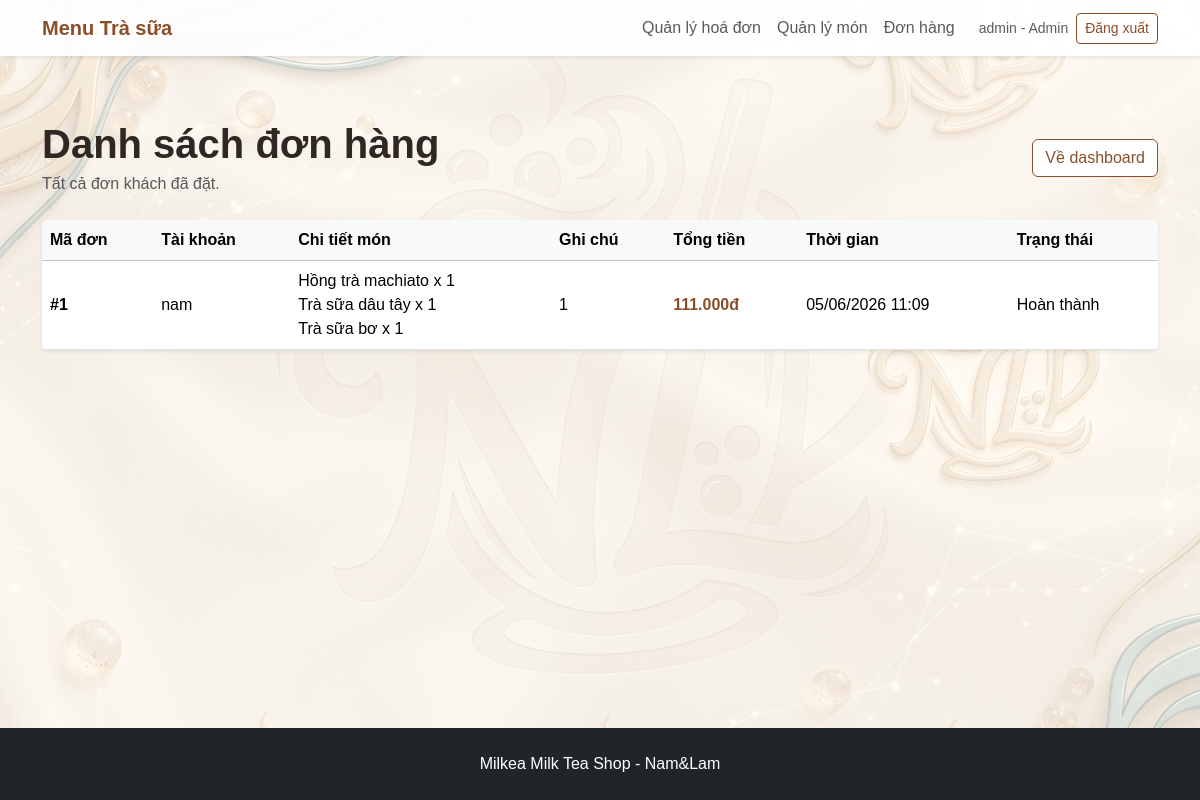
The app's page /admin/orders (signed in), older data.
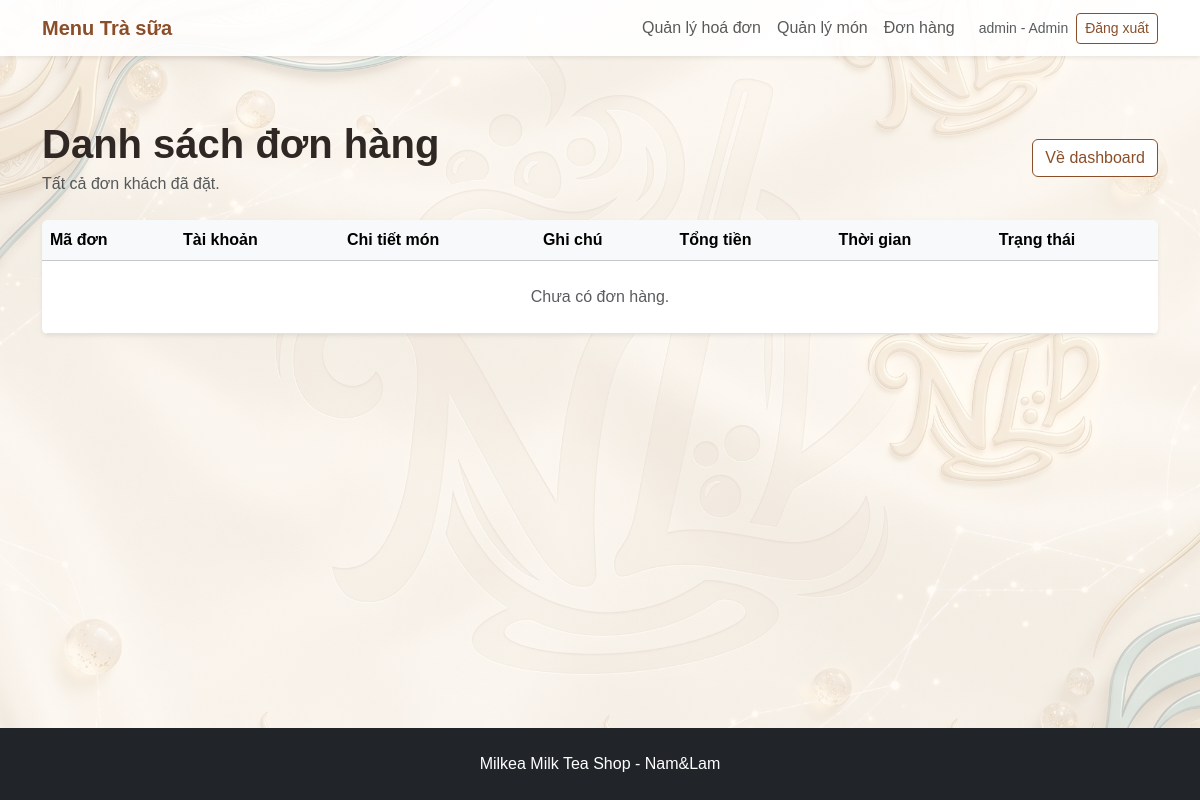
The same page, newer data.
### milk_tea_shop/models.py (models this page shows)
class Order(db.Model):
    __tablename__ = "orders"
    id = db.Column(db.Integer, primary_key=True)
    user_id = db.Column(db.Integer, db.ForeignKey("users.id"), nullable=True)
    customer_name = db.Column(db.String(120), default="")
    phone = db.Column(db.String(30), default="")
    address = db.Column(db.String(255), default="")
    note = db.Column(db.Text, default="")
    total_price = db.Column(db.Integer, default=0)
    status = db.Column(db.String(50), default="Chờ xác nhận")
    created_at = db.Column(db.DateTime, default=datetime.utcnow)
    items = db.relationship("OrderItem", backref="order", lazy=True, cascade="all, delete-orphan")

class User(db.Model):
    __tablename__ = "users"
    id = db.Column(db.Integer, primary_key=True)
    username = db.Column(db.String(80), unique=True, nullable=False)
    password = db.Column(db.String(255), nullable=False)
    role = db.Column(db.String(20), default="user")  # admin hoặc user
    orders = db.relationship("Order", backref="user", lazy=True)

class OrderItem(db.Model):
    __tablename__ = "order_items"
    id = db.Column(db.Integer, primary_key=True)
    order_id = db.Column(db.Integer, db.ForeignKey("orders.id"), nullable=False)
    product_id = db.Column(db.Integer, db.ForeignKey("products.id"), nullable=False)
    quantity = db.Column(db.Integer, default=1)
    price = db.Column(db.Integer, nullable=False)

class Product(db.Model):
    __tablename__ = "products"
    id = db.Column(db.Integer, primary_key=True)
    name = db.Column(db.String(120), nullable=False)
    category = db.Column(db.String(80), nullable=False)
    size = db.Column(db.String(50), default="M/L")
    topping = db.Column(db.String(120), default="Không")
    price = db.Column(db.Integer, nullable=False)
    description = db.Column(db.Text, default="")
    image = db.Column(db.String(255), default="")
    order_items = db.relationship("OrderItem", backref="product", lazy=True)

### milk_tea_shop/routes.py (the view)
@main_bp.route("/admin/orders")
def order_list():
    if not check_admin():
        return redirect(url_for("main.login"))
    orders = Order.query.order_by(Order.created_at.desc()).all()
    return render_template("order_list.html", orders=orders)

### milk_tea_shop/routes.py (called while the page is built)
def money(number):
    return f"{number:,.0f}đ".replace(",", ".")

@main_bp.app_context_processor
def send_data_to_html():
    cart = session.get("cart", {})
    cart_count = 0
    for quantity in cart.values():
        try:
            cart_count += int(quantity)
        except:
            pass
    return {
        "money": money,
        "cart_count": cart_count
    }

def check_admin():
    if "user_id" not in session:
        flash("Vui lòng đăng nhập trước.", "warning")
        return False
    if session.get("role") != "admin":
        flash("Bạn không có quyền truy cập trang quản lý.", "danger")
        return False
    return True

### milk_tea_shop/templates/order_list.html (shortened to what this page needs)
{% extends "base.html" %}
{% block content %}
<section class="container py-5">
    <div class="d-flex justify-content-between align-items-center mb-4">
        <div>
            <h1 class="fw-bold mb-1">Danh sách đơn hàng</h1>
            <p class="text-muted mb-0">Tất cả đơn khách đã đặt.</p>
        </div>
        <a href="{{ url_for('main.dashboard') }}" class="btn btn-outline-brown">Về dashboard</a>
    </div>
    <div class="table-responsive shadow-sm rounded bg-white">
        <table class="table align-middle mb-0">
            <thead class="table-light">
                <tr>
                    <th>Mã đơn</th>
                    <th>Tài khoản</th>
                    <th>Chi tiết món</th>
                    <th>Ghi chú</th>
                    <th>Tổng tiền</th>
                    <th>Thời gian</th>
                    <th>Trạng thái</th>
                </tr>
            </thead>
            <tbody>
                {% for o in orders %}
                <tr>
                    <td class="fw-bold">#{{ o.id }}</td>
                    <td>{{ o.user.username if o.user else 'Khách' }}</td>
                    <td>
                        {% for item in o.items %}
                        <div>{{ item.product.name }} x {{ item.quantity }}</div>
                        {% endfor %}
                    </td>
                    <td>{{ o.note or 'Không có' }}</td>
                    <td class="fw-bold text-brown">{{ money(o.total_price) }}</td>
                    <td>{{ o.created_at.strftime('%d/%m/%Y %H:%M') }}</td>
                    <td>{{ o.status }}</td>
                </tr>
                {% else %}
                <tr>
                    <td colspan="7" class="text-center text-muted py-4">Chưa có đơn hàng.</td>
                </tr>
                {% endfor %}
            </tbody>
        </table>
    </div>
</section>
{% endblock %}

Row changes from the older to the newer data that the page shows:
removed Order: id "1", user "nam", note "1", total_price "111.000đ", created_at "05/06/2026 11:09", status "Hoàn thành"
removed OrderItem: product.name "Hồng trà machiato", quantity "1"
removed OrderItem: product.name "Trà sữa dâu tây", quantity "1"
removed OrderItem: product.name "Trà sữa bơ", quantity "1"
Text that changed along with them:
text now shown: "Chưa có đơn hàng."
